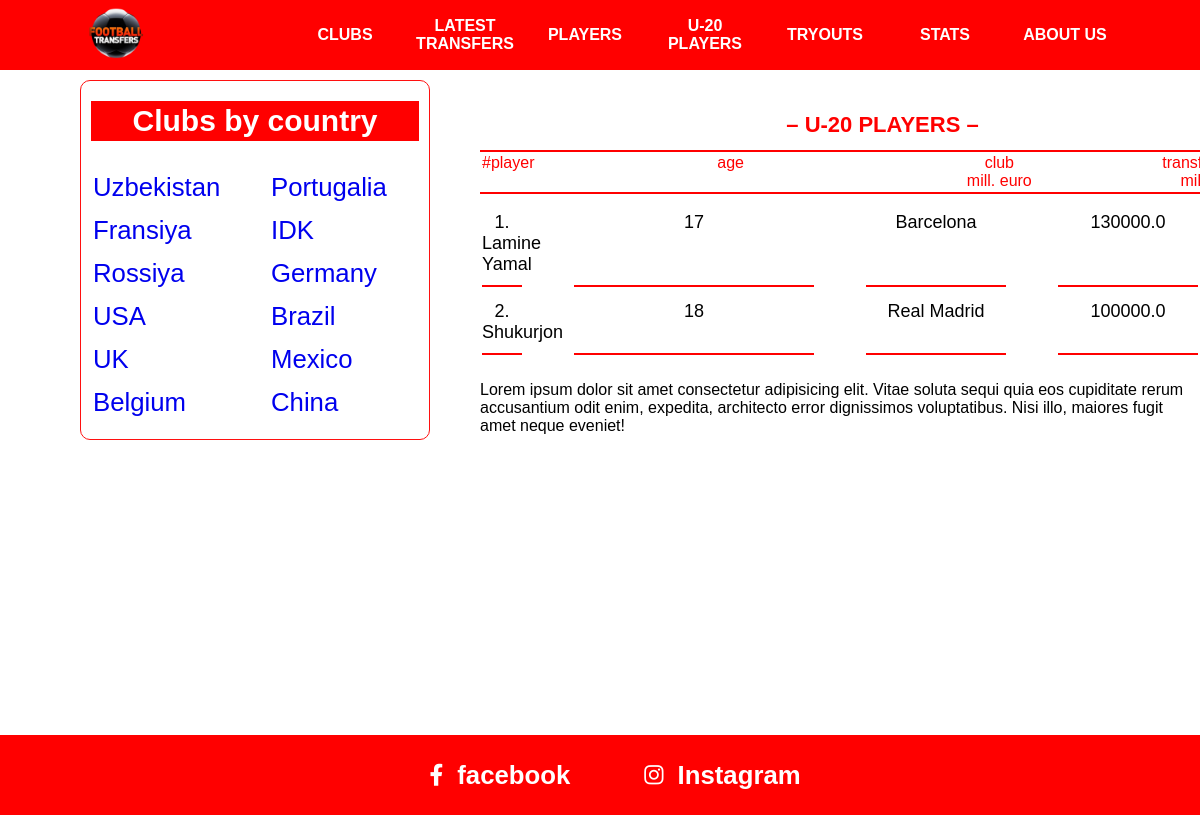
/u20players/, run on the app's committed database.
### main/models.py (models this page shows, shortened)
class BaseModel(models.Model):
    created_ad = models.DateTimeField(auto_now_add=True)
    class Meta:
        abstract = True

class Country(BaseModel):
    name = models.CharField(max_length=255)
    class Meta:
        verbose_name_plural = ' Countries'

class Player(BaseModel):
    name = models.CharField(max_length=255)
    age = models.PositiveSmallIntegerField()
    price = models.FloatField(blank=True, null=True)
    validators = [MaxValueValidator(0)]
    position = models.CharField(max_length=255, blank=True, null=True)
    number = models.PositiveSmallIntegerField(blank=True, null=True)
    club = models.ForeignKey(Club, on_delete=models.CASCADE)
    country = models.ForeignKey(Country, on_delete=models.CASCADE)

class Club(BaseModel):
    name = models.CharField(max_length=255)
    logo = models.ImageField(upload_to='clubs/')
    president = models.CharField(max_length=255, blank=True, null=True)
    coach = models.CharField(max_length=255)
    found_date = models.DateField(blank=True, null=True)
    max_import = models.FloatField(blank=True, null=True)
    max_export = models.FloatField(blank=True, null=True)
    country = models.ForeignKey(Country, on_delete=models.CASCADE)
    def __str__(self):
        return self.name

### main/views.py (the view)
# urls.py: path('u20players/', U20playersView.as_view(), name='u20players'),
class U20playersView(View):
    def get(self, request):
        u20players = Player.objects.filter(age__lt=20)
        context = {
            "u20players": u20players
        }
        return render(request, 'U-20 players.html', context)

### main/context_processors.py (called while the page is built)
def countries(request):
    countries = Country.objects.all()[:12]
    l = len(countries)
    return  {
        'countries_left': countries[:l //2],
        'countries_right': countries[l //2:]
    }

### templates/U-20 players.html
{% extends 'base.html' %}
{% block content %}
      <div class="nav">
          <h2>– U-20 PLAYERS –</h2>
          <table class="content-nav">
            <thead>
              <tr>
                <td>#player</td>
                <td>age</td>
                <td>
                  club <br />
                  mill. euro
                </td>
                <td>
                  transfer value, <br />
                  mill. euro
                </td>
              </tr>
            </thead>
          </table>
        </div>
      <div class="content">
        <table class="players">
          {% for u20player in u20players %}
            <tr>
            <td>{{ forloop.counter }}. {{ u20player.name}}</td>
            <td>{{ u20player.age }}</td>
            <td>{{ u20player.club }}</td>
            <td>{{ u20player.price}}</td>
          </tr>
          {% endfor %}
        </table>
        <p>
          Lorem ipsum dolor sit amet consectetur adipisicing elit. Vitae soluta
          sequi quia eos cupiditate rerum accusantium odit enim, expedita,
          architecto error dignissimos voluptatibus. Nisi illo, maiores fugit
          amet neque eveniet!
        </p>
      </div>
{% endblock %}

### templates/base.html (shortened to what this page needs)
<!DOCTYPE html>
{% load static %}
<html>
<head>
    <link rel="stylesheet" type="text/css" media="screen" href="/static/css/main.css"/>
    <link
            rel="stylesheet"
            href="https://cdnjs.cloudflare.com/ajax/libs/font-awesome/6.1.1/css/all.min.css"
    />
</head>
<body>
<div class="container">
    <div class="navbar">
        <div class="icon">
            <a href="/">
                <img src="/static/img/12252568_173-removebg-preview.png" alt=""/>
            </a>
        </div>
        <div class="links">
            <div><a href="/clubs/">CLUBS</a></div>
            <div><a href="/latest-transfers/">LATEST TRANSFERS</a></div>
            <div><a href="/players/">PLAYERS</a></div>
            <div><a href="/u20players/">U-20 PLAYERS</a></div>
            <div><a href="/tryouts/">TRYOUTS</a></div>
            <div><a href="/statistics/">STATS</a></div>
            <div><a href="/about/">ABOUT US</a></div>
        </div>
    </div>
    <div class="country-clubs">
        <h2 id="title">Clubs by country</h2>
        <div class="country">
            <div>
                {% for country in countries_left %}
                <h3><a href="#">{{country.name}}</a> <br/></h3>
                {% endfor %}
            </div>
            <div>
                {%for country in countries_right %}
                <h3><a href="#">{{ country.name }}</a> <br/></h3>
                {% endfor %}
            </div>
        </div>
    </div>
    {% block content %}
    {% endblock %}
    <div class="footer" style="margin-top: 200px;">
        <a href="https://www.facebook.com/topfootballtransfers/">
            <div>
                <i class="fa-brands fa-facebook-f"></i> &nbsp;
                <h3>facebook</h3>
            </div>
        </a>
        <a href="https://www.instagram.com/shukurjonematovv/">
            <div>
                <i class="fa-brands fa-instagram"></i> &nbsp;
                <h3>Instagram</h3>
            </div>
        </a>
    </div>
</div>
</body>
</html>

### static/css/main.css (style rules this page uses)
* { margin: 0; padding: 0; box-sizing: border-box; }
.container { width: 100% !important; display: inline-block; font-family: sans-serif; }
.container .navbar { width: 100%; background-color: red; display: flex; align-items: center; justify-content: space-around; position: fixed; z-index: 99; height: 70px !important; }
.container .navbar .icon { width: 100px; overflow: hidden; }
.container .navbar .icon img { width: 130%; margin-left: -14%; }
.container .navbar .links { z-index: 999; display: flex; }
.container .navbar .links div { width: 100px; text-align: center; display: flex; align-items: center; margin-right: 20px; }
.container .navbar .links div a { color: white; font-weight: 700; text-decoration: none; width: 100px !important; height: 45px; display: flex; align-items: center; justify-content: center; }
.country-clubs { width: 350px; border: 1px solid rgb(255, 16, 16); border-radius: 10px; position: fixed; top: 80px; left: 80px; padding: 10px 10px; padding-bottom: 10px; }
.country-clubs h2 { margin: 10px 0px; transition: all 0.3s ease; }
.country-clubs #title { font-size: 30px; background-color: red; color: white; text-align: center; line-height: 40px; }
.country-clubs .country { width: 100%; display: flex; flex-wrap: wrap; justify-content: space-between; font-size: 22px; margin-top: 20px; }
.country-clubs .country div { width: 150px; height: 100%; }
.country-clubs .country h3 { font-weight: 100 !important; margin: 10px 0px !important; width: 100%; padding: 2px 2px; transition: all 0.3s ease; }
.country-clubs .country h3 a { text-decoration: none; margin-top: 20px !important; }
.nav { width: 805px; background-color: white; position: fixed; left: 480px; top: 70px; }
.nav h2 { text-align: center; color: red; line-height: 50px; padding-top: 30px; font-size: 22px; }
.players { width: 100%; }
.players tr { display: flex; flex-wrap: wrap; justify-content: space-between; }
.players tr td { width: 140px; margin-bottom: 4px; padding: 10px 0px; font-size: 18px; border-bottom: 2px solid rgb(255, 0, 0); text-align: center; }
.players tr td:nth-child(2), .top-players tr td:nth-child(2), .playerss tr td:nth-child(2) { width: 240px; }
.players tr td:nth-child(1), .top-players tr td:nth-child(1), .playerss tr td:nth-child(1) { width: 40px !important; }
.content { max-width: 800px; margin-left: 480px; margin-top: 200px; padding-bottom: 100px; }
.content p, .content b { margin-top: 20px; }
.content-nav { border-top: 2px solid rgb(255, 0, 0); border-bottom: 2px solid rgb(255, 0, 0); width: 100%; }
.content-nav tr { display: flex; justify-content: space-between !important; }
.content-nav tr td { width: 140px; color: red; text-align: center; }
.content-nav tr td:nth-child(1) { width: 50px; }
.content-nav tr td:nth-child(2) { width: 250px; }
.footer { width: 100%; background-color: red; height: 80px; display: flex; align-items: center; justify-content: center; font-size: 22px; padding-left: 80px; }
.footer a { margin-right: 50px; color: white; text-decoration: none; word-spacing: 8px; padding: 4px 12px; border-radius: 5px; transition: all 0.3s ease; }
.footer a div { display: flex; align-items: center; }

### data on the page
Country: name "Uzbekistan"
Country: name "Fransiya"
Country: name "Rossiya"
Country: name "USA"
Country: name "UK"
Country: name "Belgium"
Country: name "Portugalia"
Country: name "IDK"
Country: name "Germany"
Country: name "Brazil"
Country: name "Mexico"
Country: name "China"
Player: name "Lamine Yamal", age "17", club "Barcelona", price "130000.0"
Player: name "Shukurjon", age "18", club "Real Madrid", price "100000.0"
